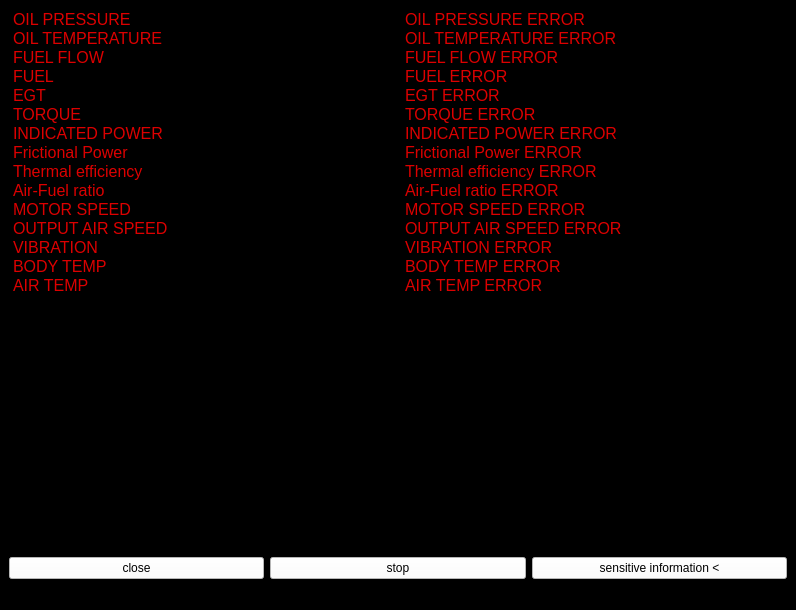
<?xml version="1.0" encoding="UTF-8"?>
<ui version="4.0">
 <class>all_data</class>
 <widget class="QMainWindow" name="all_data">
  <property name="geometry">
   <rect>
    <x>0</x>
    <y>0</y>
    <width>796</width>
    <height>610</height>
   </rect>
  </property>
  <property name="windowTitle">
   <string>MainWindow</string>
  </property>
  <property name="styleSheet">
   <string notr="true">background-color: rgb(0, 0, 0);
color: rgb(255, 255, 255);
font: 11pt &quot;MV Boli&quot;;</string>
  </property>
  <widget class="QWidget" name="centralwidget">
   <layout class="QVBoxLayout" name="verticalLayout_2">
    <item>
     <layout class="QHBoxLayout" name="horizontalLayout" stretch="10,1,10,1">
      <item>
       <widget class="QListWidget" name="listLable">
        <property name="styleSheet">
         <string notr="true">color: rgb(220, 0, 0);font: 12pt;</string>
        </property>
        <item>
         <property name="text">
          <string>OIL PRESSURE</string>
         </property>
        </item>
        <item>
         <property name="text">
          <string>OIL TEMPERATURE</string>
         </property>
        </item>
        <item>
         <property name="text">
          <string>FUEL FLOW</string>
         </property>
        </item>
        <item>
         <property name="text">
          <string>FUEL</string>
         </property>
        </item>
        <item>
         <property name="text">
          <string>EGT</string>
         </property>
        </item>
        <item>
         <property name="text">
          <string>TORQUE</string>
         </property>
        </item>
        <item>
         <property name="text">
          <string>INDICATED POWER</string>
         </property>
        </item>
        <item>
         <property name="text">
          <string>Frictional Power</string>
         </property>
        </item>
        <item>
         <property name="text">
          <string>Thermal efficiency</string>
         </property>
        </item>
        <item>
         <property name="text">
          <string>Air-Fuel ratio</string>
         </property>
        </item>
        <item>
         <property name="text">
          <string>MOTOR SPEED</string>
         </property>
        </item>
        <item>
         <property name="text">
          <string>OUTPUT AIR SPEED</string>
         </property>
        </item>
        <item>
         <property name="text">
          <string>VIBRATION</string>
         </property>
        </item>
        <item>
         <property name="text">
          <string>BODY TEMP</string>
         </property>
        </item>
        <item>
         <property name="text">
          <string>AIR TEMP</string>
         </property>
        </item>
       </widget>
      </item>
      <item>
       <widget class="QListWidget" name="list1">
        <property name="styleSheet">
         <string notr="true">color: rgb(220, 0, 0);font: 12pt;</string>
        </property>
       </widget>
      </item>
      <item>
       <widget class="QListWidget" name="listError">
        <property name="styleSheet">
         <string notr="true">color: rgb(220, 0, 0);font: 12pt;</string>
        </property>
        <item>
         <property name="text">
          <string>OIL PRESSURE ERROR</string>
         </property>
        </item>
        <item>
         <property name="text">
          <string>OIL TEMPERATURE ERROR</string>
         </property>
        </item>
        <item>
         <property name="text">
          <string>FUEL FLOW ERROR</string>
         </property>
        </item>
        <item>
         <property name="text">
          <string>FUEL ERROR</string>
         </property>
        </item>
        <item>
         <property name="text">
          <string>EGT ERROR</string>
         </property>
        </item>
        <item>
         <property name="text">
          <string>TORQUE ERROR</string>
         </property>
        </item>
        <item>
         <property name="text">
          <string>INDICATED POWER ERROR</string>
         </property>
        </item>
        <item>
         <property name="text">
          <string>Frictional Power ERROR</string>
         </property>
        </item>
        <item>
         <property name="text">
          <string>Thermal efficiency ERROR</string>
         </property>
        </item>
        <item>
         <property name="text">
          <string>Air-Fuel ratio ERROR</string>
         </property>
        </item>
        <item>
         <property name="text">
          <string>MOTOR SPEED ERROR</string>
         </property>
        </item>
        <item>
         <property name="text">
          <string>OUTPUT AIR SPEED ERROR</string>
         </property>
        </item>
        <item>
         <property name="text">
          <string>VIBRATION ERROR</string>
         </property>
        </item>
        <item>
         <property name="text">
          <string>BODY TEMP ERROR</string>
         </property>
        </item>
        <item>
         <property name="text">
          <string>AIR TEMP ERROR</string>
         </property>
        </item>
       </widget>
      </item>
      <item>
       <widget class="QListWidget" name="list2">
        <property name="styleSheet">
         <string notr="true">color: rgb(220, 0, 0);font: 12pt;</string>
        </property>
       </widget>
      </item>
     </layout>
    </item>
    <item>
     <layout class="QHBoxLayout" name="horizontalLayout_2">
      <item>
       <widget class="QPushButton" name="close">
        <property name="styleSheet">
         <string notr="true">color: rgb(0, 0, 0);
background-color: rgb(255, 255, 255);</string>
        </property>
        <property name="text">
         <string>close</string>
        </property>
       </widget>
      </item>
      <item>
       <widget class="QPushButton" name="stop">
        <property name="styleSheet">
         <string notr="true">color: rgb(0, 0, 0);
background-color: rgb(255, 255, 255);</string>
        </property>
        <property name="text">
         <string>stop</string>
        </property>
       </widget>
      </item>
      <item>
       <widget class="QPushButton" name="change">
        <property name="styleSheet">
         <string notr="true">color: rgb(0, 0, 0);
background-color: rgb(255, 255, 255);
</string>
        </property>
        <property name="text">
         <string>sensitive information &lt;</string>
        </property>
       </widget>
      </item>
     </layout>
    </item>
   </layout>
  </widget>
  <widget class="QMenuBar" name="menubar">
   <property name="geometry">
    <rect>
     <x>0</x>
     <y>0</y>
     <width>796</width>
     <height>29</height>
    </rect>
   </property>
  </widget>
  <widget class="QStatusBar" name="statusbar"/>
 </widget>
 <resources/>
 <connections/>
</ui>
